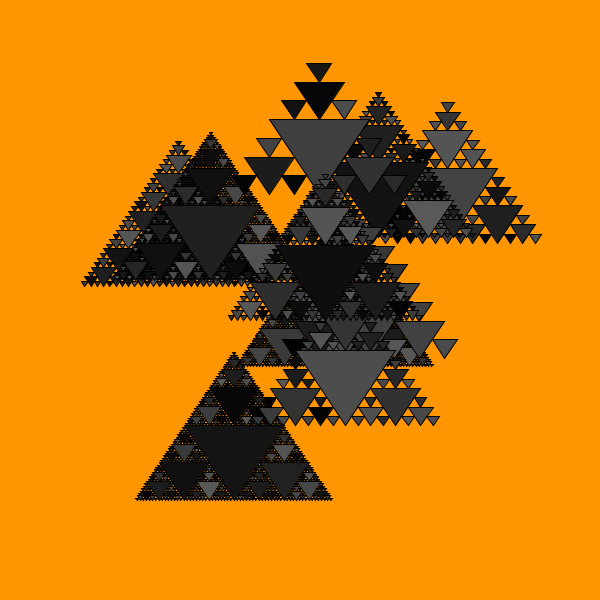
Frame 1 (no input)
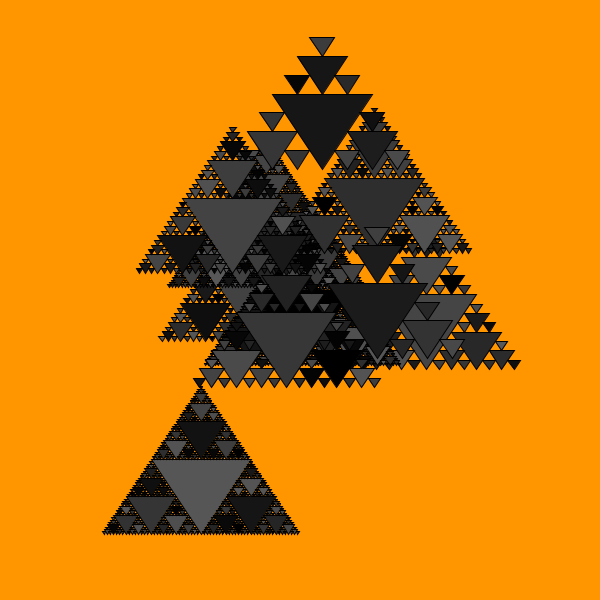
Frame 60 (the mouse pressed at the canvas centre just before this capture)
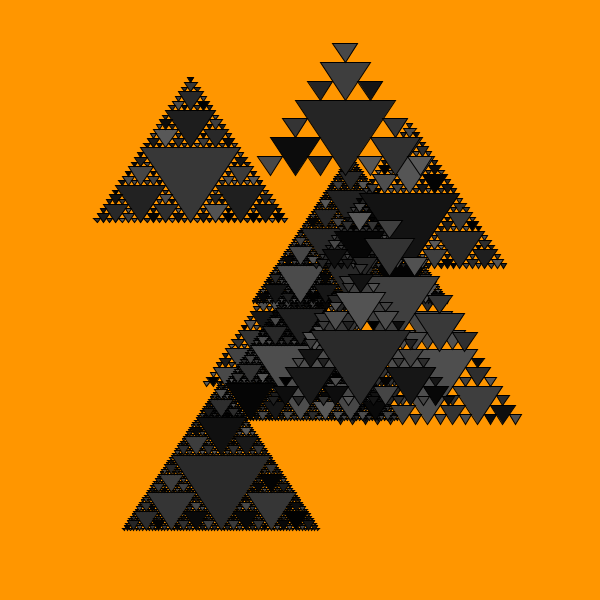
Frame 120 (the mouse held since frame 60 and released just before this capture)

The Processing sketch that drew these frames (run headless with seeded random() and noise(); from frame 60 on, the mouse is pressed at the canvas centre):

// Processing sketch: triclass
// ── triclass.pde
Sier[] mySiers;

int num =10;

void setup() {

  size(600, 600);
  //fullScreen();
  mySiers = new Sier[num];
  for (int i=0; i<num; i++) {
    mySiers[i] = new Sier(random(width), random(height), random(1000));
  }
  rectMode(CENTER);
  background(255, 150, 0);
}

void draw() {
  background(255, 150, 0);
  
  for (int i=0; i<num; i++) {
    mySiers[i].move();
    mySiers[i].show();
  }

  
}

// ── Sier.pde
class Sier{

  float x;
  float y;
  float off;
  int level;

  Sier(float tempx, float tempy, float tempoff) {
    x= tempx;
    y= tempy;
    off = tempoff;
    level = floor(random(2,20));
    println(level);
  }


  void  show() {
    //x = noise(off)*width;
    //y = noise(off+350)*height;
    // need to random walk a little off the canvas
    x = map(noise(off), 0, 1, 0, width);
    y = map(noise(off+350), 0, 1,0, height);
    //ellipse(x,y,20,20);
    drawShape(x, y, 50);
  }

  void move() {
    off+= 0.003;
  }

  void drawShape(float x, float y, float d) {
    //rect(x, y, d, d);
    //fill(random(255),random(255),random(255));
    fill(random(90));
    triangle(x-d, y-d/2, x, y+d,x+d,y-d/2);
    if (d >  level) {
      float newD = d * 0.5;
      drawShape(x + d, y+d/2, newD); // smaller right
      drawShape(x - d, y+d/2, newD); //smaller left
      drawShape(x, y - d, newD); //large center
    }
  }
}
